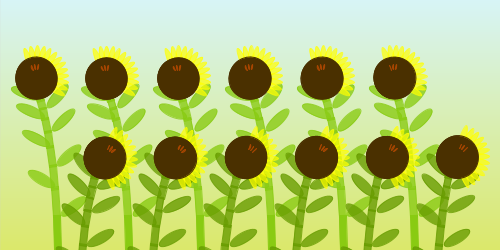
Frame 1 (no input)
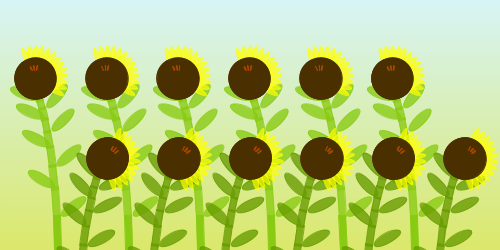
Frame 60 (the mouse pressed at the canvas centre just before this capture)
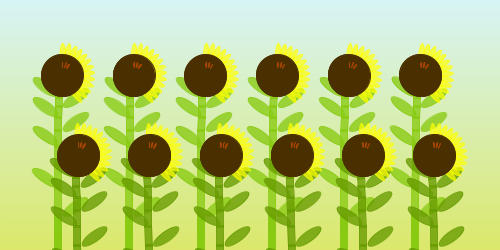
Frame 120 (the mouse held since frame 60 and released just before this capture)

The Processing sketch that drew these frames (run headless with seeded random() and noise(); from frame 60 on, the mouse is pressed at the canvas centre):

// Processing sketch: processing_110388
// ── processing_110388.pde

color[] blues={#D7F4F6};
color[] browns={#4A3000,#A64500};
color[] greens={#679B00,#89CB12,#DBE86A,#4F5F03,#C2E656};
color[] petals={#FFC700,#F79E00,#FFFF00,#FFCF00};

void setup(){
  size(500,250);
}

void draw(){
  backdrop(blues[0],greens[2]);
  
  drawGroups(greens[1],-1,0,-10);
  drawGroups(greens[0],1,80,10);
}

void drawGroups(color stemCol,int direction,int shortness,int margin){
  float xSpacing=width/7.0;
  
  for(int i=1;i<=6;i++){
    pushMatrix();
    translate(xSpacing*i+margin,height+shortness);
    drawFlower(stemCol,direction);
    popMatrix();
  }
}

void drawFlower(color stemCol,int direction){
  float len=40;
  float speed=0.001;
  float t=map(sin(millis()*TWO_PI*speed),-1,1,-2,2);
  
  stroke(stemCol);
  fill(stemCol);
  pushMatrix();
  rotate(-HALF_PI);
  for(int i=0;i<12;i++){  
    len*=0.83;
    rotate(radians(direction*t));
    rect(0,0,len+2,-7);
    translate(len,0);
    if(i<8){
      drawLeaves(stemCol,i);
    }
  }
  drawPetals(petals[3],20,45,30);
  drawPetals(petals[2],10,45,0);
  popMatrix();
}

void drawPetals(color c,int margin,int len,int time){
  for(int i=0;i<minute()-time;i++){
    pushMatrix();
    rotate(radians(12*i));
    stroke(c,175);
    fill(c,175);
    ellipse(margin,0,len,7);
    popMatrix();
  }
  drawHead();
}

void drawHead(){
  stroke(browns[0]);
  fill(browns[0]);
  ellipse(0,0,42,42);
  stroke(browns[1]);
  fill(browns[1]);
  for(int i=0;i<=hour();i++){
    pushMatrix();
    rotate(radians(15*i));
    ellipse(11,0,5,0.75);
    popMatrix();
  }
}

void drawLeaves(color c,int num){
  fill(c,200);
  stroke(c,200);
  
  if(num%2==1){
    pushMatrix();
    rotate(radians(-55));
    ellipse(20,0,30,10);
    popMatrix();
    //arc(-31,-31,60,60,0,PI/2.0,OPEN);
    //arc(0,0,60,60,PI,3.0*PI/2.0,OPEN);
  }
  else{
    pushMatrix();
    rotate(radians(235));
    ellipse(-17,0,30,10);
    //arc(0, 0, 60, 60, 0, PI/2.0, OPEN);
    //arc(31,31,60,60,PI,3.0*PI/2.0,OPEN);
    popMatrix();
  }
}

void backdrop(color c1, color c2){
  noFill();
  for(int i=0;i<=height;i++){
      float inter=map(i,0,height,0,1);
      color c=lerpColor(c1,c2,inter);
      stroke(c);
      line(0,i,width,i);
  }
}
